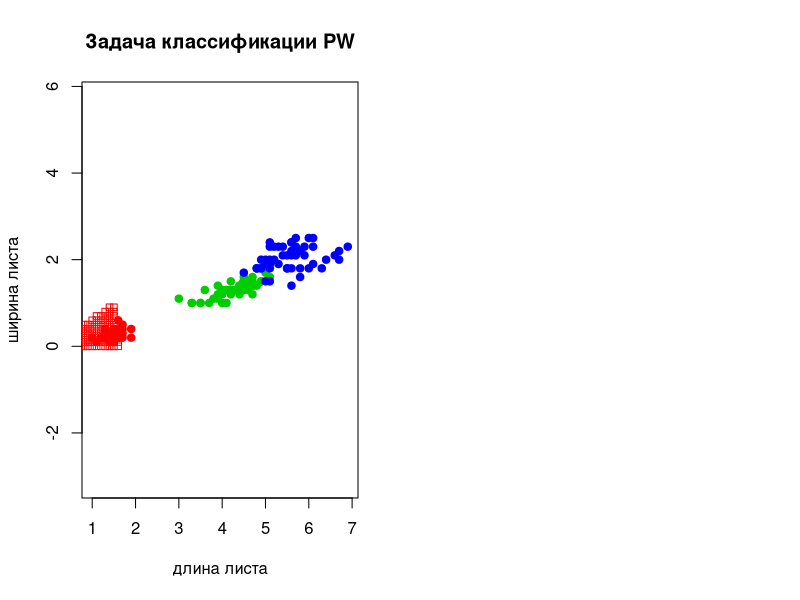

Generate this figure with R: (Note: a time limit stopped this script after it produced the figure.)
#	Решение задачи классификации методом PW

euclidean_distance <- function(u, v){
  #	функция расстояния
  
  sqrt(sum((u - v)^2)) 
}


get_dist <- function(xl, z, metric_function = euclidean_distance){
  #	растояние
  
  l <- nrow(xl)	# размерность выборки по строкам     
  n <- ncol(xl) - 1 	# размерность выборки по столбцам
  distances <- rep(0,l) 
  
  for (i in 1:l)  
  {         
    distances[i] <- metric_function(xl[i, 1:n], z)	# расстояние от каждой точки до классифицируемой
  }  
  
  return (distances);
}


# Функции ядер

ker_gaus <- function(r){
  # гауссовское
  (2*pi)^(-0.5)*exp(-0.5*(r^2))
}

ker_rec <- function(r){
  # прямоугольное
  (0.5)*(abs(r)<= 1)
}

ker_triangle <- function(r){
  # треугольное
  (1-abs(r))*(abs(r) <= 1)
}

ker_kvar <- function(r){
  # квартическое
  (15/16)*(1-r^2)^2*(abs(r) <= 1)
}

ker_epanech <- function(r){
  # епанечниково
  (3/4)*(1-r^2)*(abs(r) <= 1)
}

pw <- function(distances, h, xl, ker_function) {	  
  #	возвращает класс объекта чаще всего встречающейся
  
  n <- ncol(xl)
  classes <- xl[,n] 
  table <- table(classes)
  table[1:length(table) ] <- 0
  for(i in 1:nrow(xl)){
    r <- distances[i]/h
    class_i <- xl[i,n]
    table[class_i] = table[class_i] + ker_function(r) 
  }
  if(max(table) != 0){
    class <- names(which.max(table)) 
    return (class)	  
  }
  return (0)
}


loo <- function(xl, ker_function) {
  #	функция возвращает массив средних ошибок
  
  l <- nrow(xl)
  n <- ncol(xl)
  value_h <- seq(0.1, 2, 0.1)
  Sum <- rep(0, length(value_h))
  for (i in 1:l){
    z <- xl[i, 1 : (n-1)]
    xl1 <- xl[-i,]
    distances <- get_dist(xl1, z)
    cnt <- 1
    for(h in value_h){
      class <- pw(distances, h, xl1, ker_function)	
      if(xl[i, n] != class || class == 0) 
        Sum[cnt] <- Sum[cnt] + 1/l 	
      cnt <- cnt +1  
    }
  }
  return(Sum)
}


optimal <- function(loo){
  #	записывает в k индекс минимального значения массива
  h <- which.min(loo)
  return(h/10)
}


grafic <- function(xl, h, Sumerror, ker_function){
  par(mfrow = c(1, 2)) # рисуем график kwnn и loo вместе 
  
  colors <- c("setosa" = "red", "versicolor" = "green3", "virginica" = "blue") 
  plot(iris[ , 3:4], pch = 21, bg = colors[iris$Species], col = colors[iris$Species], main = "Задача классификации PW", xlab = "длина листа", ylab = "ширина листа", asp = 1) 
  
  OY<-c(seq(0.0, 3.0, 0.1)) # от 0 до 3 с шагом 0.1
  OX<-c(seq(0.0, 7.0, 0.1))
  
  for(i in OX){
    for(j in OY){
      z <- c(i, j)		
      distances <- get_dist(xl, z)
      class <- pw(distances, h, xl, ker_function)
      if(class != 0)
        points(z[1], z[2], pch = 22, col = colors[class], asp = 1) 
    }
  }
  
  h_int <- h*10
  plot(Sumerror, type = "l", bg = "blue", col = "blue",  main = "График зависимости LOO от h", xlab = "значение h", ylab = "значение LOO")
  points(h_int, Sumerror[which.min(Sumerror)], pch = 21, col = "red", bg = "red")
  txt <- paste("h = ", h, "\n", "Loo =", round(Sumerror[which.min(Sumerror)], 3))
  text(h_int, Sumerror[which.min(Sumerror)], labels = txt, pos = 3)
  
}

main <- function(ker_function){
  xl <- iris[ ,3:5] # выборка
  Sumerror <- loo(xl, ker_function)
  h <- optimal(Sumerror)
  grafic(xl, h, Sumerror, ker_function)
}

main(ker_rec)
